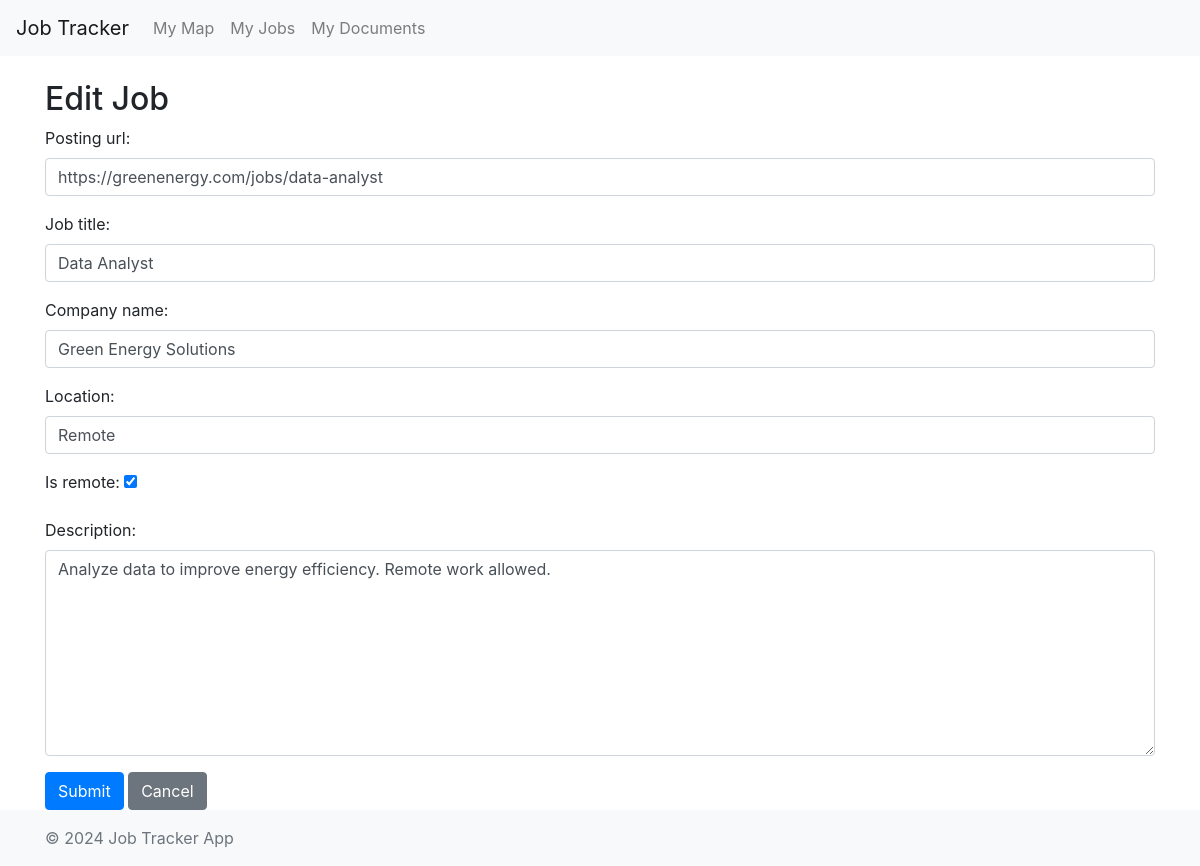
The app's page /jobs/12/edit/ with its own data.
### tracker/models.py (models this page shows, shortened)
class JobPosting(models.Model):
    company_name = models.CharField(max_length=255, blank="Untitled Company")
    job_title = models.CharField(max_length=255, blank="Untitled Job")  # New field
    posting_url = models.URLField(max_length=500, blank="None")  # New field for job posting URL
    location = models.CharField(max_length=255, blank="Unspecified")  # Changed from address to location
    is_remote = models.BooleanField(default=False)  # New field for remote work
    description = models.TextField(blank="No description provided")
    latitude = models.FloatField(null=True, blank=True)
    longitude = models.FloatField(null=True, blank=True)
    date_created = models.DateTimeField(default=timezone.now)  # Auto-generated field

### tracker/views.py (the view)
# urls.py: path('jobs/<int:job_id>/edit/', views.edit_job, name='edit_job'),  # New edit route
def edit_job(request, job_id):
    job = get_object_or_404(JobPosting, pk=job_id)
    if request.method == 'POST':
        form = JobPostingForm(request.POST, instance=job)
        if form.is_valid():
            form.save()
            messages.success(request, 'Job posting updated successfully!')
            return redirect('all_jobs')
    else:
        form = JobPostingForm(instance=job)
    return render(request, 'tracker/edit_job.html', {'form': form, 'job': job})

### tracker/forms.py
class JobPostingForm(forms.ModelForm):
    class Meta:
        model = JobPosting
        fields = ['posting_url', 'job_title','company_name', 'location', 'is_remote', 'description']  # Include 'is_remote'
        widgets = {
            'posting_url': forms.URLInput(attrs={'class': 'form-control', 'autocomplete': 'off'}),
            'company_name': forms.TextInput(attrs={'class': 'form-control', 'autocomplete': 'off'}),
            'job_title': forms.TextInput(attrs={'class': 'form-control', 'autocomplete': 'off'}),
            'location': forms.TextInput(attrs={'class': 'form-control', 'autocomplete': 'off'}),
            'description': forms.Textarea(attrs={'class': 'form-control', 'rows': 8, 'autocomplete': 'off'}),
        }

### tracker/templates/tracker/edit_job.html (shortened to what this page needs)
{% extends 'tracker/base.html' %}
{% block content %}
<h2>Edit Job</h2>
<form method="post" enctype="multipart/form-data" id="uploadForm">
    {{ form.as_p }}
    <button type="submit" class="btn btn-primary">Submit</button>
    <a href="{% url 'view_job' job.id %}" class="btn btn-secondary">Cancel</a>
</form>
{% endblock %}

### tracker/static/tracker/css/styles.css (style rules this page uses)
html, body { height: 100%; margin: 0; }

### records on screen
JobPosting: posting_url "https://greenenergy.com/jobs/data-analyst", job_title "Data Analyst", company_name "Green Energy Solutions", location "Remote", is_remote "☑", description "Analyze data to improve energy efficiency. Remote work allowed."
